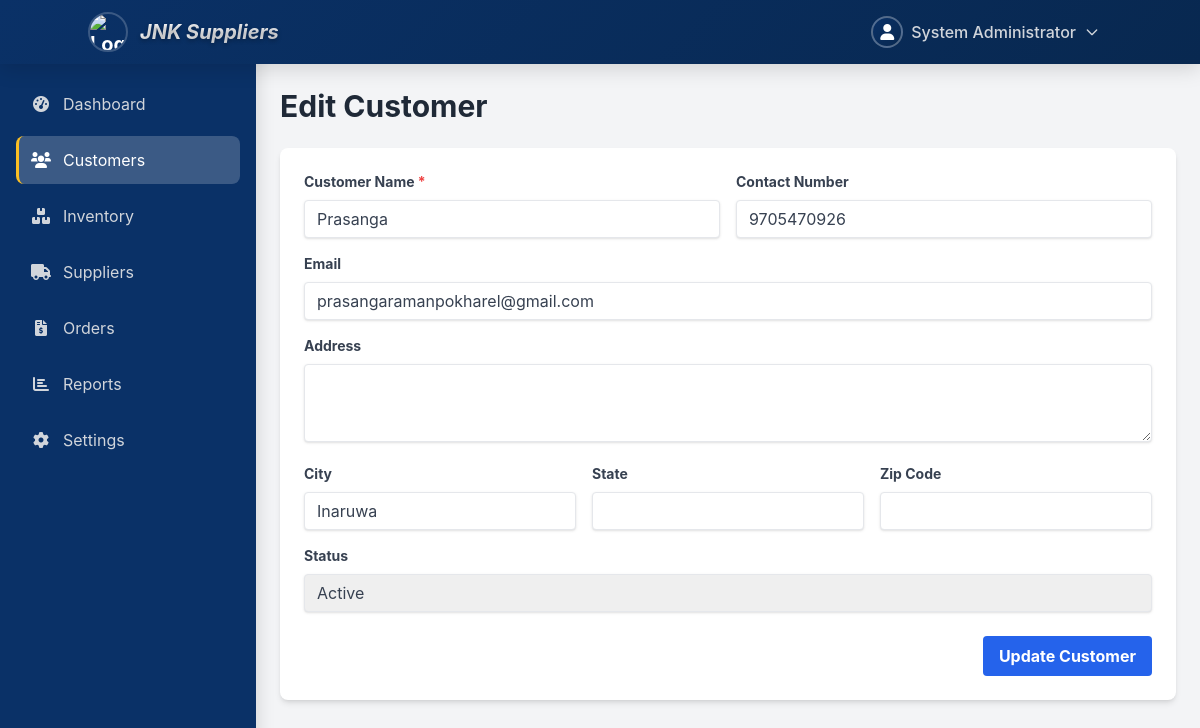
Screenshot of /customer/edit-customer.php?id=CUSTB167CD (signed in) with the database file from the repository.
### tables this page shows
CREATE TABLE `customers` (
  `id` int(11) NOT NULL,
  `customer_id` varchar(50) NOT NULL,
  `name` varchar(100) NOT NULL,
  `email` varchar(100) DEFAULT NULL,
  `phone` varchar(20) DEFAULT NULL,
  `address` text DEFAULT NULL,
  `city` varchar(50) DEFAULT NULL,
  `state` varchar(50) DEFAULT NULL,
  `zip_code` varchar(10) DEFAULT NULL,
  `country` varchar(50) DEFAULT 'USA',
  `status` enum('active','inactive') DEFAULT 'active',
  `total_purchases` decimal(10,2) DEFAULT 0.00,
  `total_paid` decimal(10,2) DEFAULT 0.00,
  `balance` decimal(10,2) DEFAULT 0.00,
  `created_at` timestamp NOT NULL DEFAULT current_timestamp(),
  `updated_at` timestamp NOT NULL DEFAULT current_timestamp() ON UPDATE current_timestamp()
);

### customer/edit-customer.php (the view, shortened to what this page needs)
<?php
$database = new Database();
$db = $database->getConnection();
$admin_info = ['name' => 'Guest'];
if (isset($_SESSION['admin_id'])) {
    $stmt = $db->prepare("SELECT name FROM admin WHERE id = :id");
    $stmt->bindParam(':id', $_SESSION['admin_id']);
    $stmt->execute();
    $admin_info = $stmt->fetch(PDO::FETCH_ASSOC);
}
$customer = null;
$message = '';
if (isset($_GET['id'])) {
    $customer_id = $_GET['id'];
    try {
        $stmt = $db->prepare("SELECT * FROM customers WHERE customer_id = :customer_id LIMIT 1");
        $stmt->bindParam(':customer_id', $customer_id);
        $stmt->execute();
        $customer = $stmt->fetch(PDO::FETCH_ASSOC);
    } catch (PDOException $e) {
        $message = 'Database error: ' . $e->getMessage();
        $message_type = 'error';
        error_log("Error fetching customer for edit: " . $e->getMessage());
    }
} else {
    $message = 'No customer ID provided.';
    $message_type = 'error';
}
?>
<!DOCTYPE html>
<html lang="en">
<head>
    <script src="https://cdn.tailwindcss.com"></script>
    <link rel="stylesheet" href="https://cdnjs.cloudflare.com/ajax/libs/font-awesome/6.0.0-beta3/css/all.min.css">
</head>
<body class="bg-gray-100">
    <?php include __DIR__ . '/../component/navbar.php'; ?>
    <div class="flex">
        <?php include __DIR__ . '/../component/sidebar.php'; ?>
        <main class="flex-1">
            <h1 class="text-3xl font-bold text-gray-800 mb-6">Edit Customer</h1>
            <?php if ($customer): ?>
                <div class="bg-white p-6 rounded-lg shadow-md">
                    <form action="edit-customer.php?id=<?php echo htmlspecialchars($customer['customer_id']); ?>" method="POST">
                        <div class="grid grid-cols-1 md:grid-cols-2 gap-4 mb-4">
                            <div>
                                <label for="name" class="block text-gray-700 text-sm font-bold mb-2">Customer Name <span class="text-red-500">*</span></label>
                                <input type="text" id="name" name="name" required
                                       value="<?php echo htmlspecialchars($customer['name']); ?>"
                                       class="shadow appearance-none border rounded w-full py-2 px-3 text-gray-700 leading-tight focus:outline-none focus:shadow-outline focus:border-blue-500">
                            </div>
                            <div>
                                <label for="phone" class="block text-gray-700 text-sm font-bold mb-2">Contact Number</label>
                                <input type="text" id="phone" name="phone"
                                       value="<?php echo htmlspecialchars($customer['phone'] ?? ''); ?>"
                                       class="shadow appearance-none border rounded w-full py-2 px-3 text-gray-700 leading-tight focus:outline-none focus:shadow-outline focus:border-blue-500">
                            </div>
                        </div>
                        <div class="mb-4">
                            <label for="email" class="block text-gray-700 text-sm font-bold mb-2">Email</label>
                            <input type="email" id="email" name="email"
                                   value="<?php echo htmlspecialchars($customer['email'] ?? ''); ?>"
                                   class="shadow appearance-none border rounded w-full py-2 px-3 text-gray-700 leading-tight focus:outline-none focus:shadow-outline focus:border-blue-500">
                        </div>
                        <div class="mb-4">
                            <label for="address" class="block text-gray-700 text-sm font-bold mb-2">Address</label>
                            <textarea id="address" name="address" rows="3"
                                      class="shadow appearance-none border rounded w-full py-2 px-3 text-gray-700 leading-tight focus:outline-none focus:shadow-outline focus:border-blue-500"><?php echo htmlspecialchars($customer['address'] ?? ''); ?></textarea>
                        </div>
                        <div class="grid grid-cols-1 md:grid-cols-3 gap-4 mb-4">
                            <div>
                                <label for="city" class="block text-gray-700 text-sm font-bold mb-2">City</label>
                                <input type="text" id="city" name="city"
                                       value="<?php echo htmlspecialchars($customer['city'] ?? ''); ?>"
                                       class="shadow appearance-none border rounded w-full py-2 px-3 text-gray-700 leading-tight focus:outline-none focus:shadow-outline focus:border-blue-500">
                            </div>
                            <div>
                                <label for="state" class="block text-gray-700 text-sm font-bold mb-2">State</label>
                                <input type="text" id="state" name="state"
                                       value="<?php echo htmlspecialchars($customer['state'] ?? ''); ?>"
                                       class="shadow appearance-none border rounded w-full py-2 px-3 text-gray-700 leading-tight focus:outline-none focus:shadow-outline focus:border-blue-500">
                            </div>
                            <div>
                                <label for="zip_code" class="block text-gray-700 text-sm font-bold mb-2">Zip Code</label>
                                <input type="text" id="zip_code" name="zip_code"
                                       value="<?php echo htmlspecialchars($customer['zip_code'] ?? ''); ?>"
                                       class="shadow appearance-none border rounded w-full py-2 px-3 text-gray-700 leading-tight focus:outline-none focus:shadow-outline focus:border-blue-500">
                            </div>
                        </div>
                        <div class="mb-6">
                            <label for="status" class="block text-gray-700 text-sm font-bold mb-2">Status</label>
                            <select id="status" name="status"
                                    class="shadow appearance-none border rounded w-full py-2 px-3 text-gray-700 leading-tight focus:outline-none focus:shadow-outline focus:border-blue-500">
                                <option value="active" <?php echo ($customer['status'] === 'active') ? 'selected' : ''; ?>>Active</option>
                            </select>
                        </div>
                        <div class="flex items-center justify-end">
                            <button type="submit"
                                    class="bg-blue-600 hover:bg-blue-700 text-white font-bold py-2 px-4 rounded focus:outline-none focus:shadow-outline">
                                Update Customer
                            </button>
                        </div>
                    </form>
                </div>
            <?php elseif (!$message): ?>
                <p class="text-gray-600 text-center">Loading customer data...</p>
            <?php endif; ?>
        </main>
    </div>
</body>
</html>

### component/navbar.php (shortened to what this page needs)
<nav class="header-nav header-shadow bg-primary text-white p-2 fixed w-full top-0 z-50">
    <div class="container mx-auto flex justify-between items-center">
        <a href="/dashboard.php" class="logo-container flex items-center text-xl font-bold">
            <img src="https://nutrinexas.shop/logo.svg" alt="Logo" class="logo-img h-10 w-10 mr-3 rounded-full">
            <span class="company-name italic">JNK Suppliers</span>
        </a>
        <div class="relative">
            <button id="userMenuButton" class="user-menu-button flex items-center text-gray-300 hover:text-white focus:outline-none">
                <div class="user-avatar w-8 h-8 rounded-full flex items-center justify-center mr-2">
                    <i class="fas fa-user text-white"></i>
                </div>
                <span class="font-medium"><?php echo htmlspecialchars($admin_info['name'] ?? 'Guest'); ?></span>
                <svg class="dropdown-arrow w-4 h-4 ml-2" fill="none" stroke="currentColor" viewBox="0 0 24 24">
                    <path stroke-linecap="round" stroke-linejoin="round" stroke-width="2"
                           d="M19 9l-7 7-7-7"></path>
                </svg>
            </button>
        </div>
    </div>
</nav>
<script src="../assets/js/tailwind.config.js"> </script>
<link rel="stylesheet" href="https://cdnjs.cloudflare.com/ajax/libs/font-awesome/6.0.0-beta3/css/all.min.css">

### customer/edit-customer.php (style rules this page uses)
body { font-family: 'Inter', sans-serif; }
main { margin-left: 16rem; margin-top: 4rem; padding: 1.5rem; }

### component/navbar.php (style rules this page uses)
.header-nav { background: linear-gradient(135deg, #0A3167 0%, #082850 100%); backdrop-filter: blur(10px); }
.logo-container { transition: transform 0.3s ease; }
.logo-img { border: 2px solid rgba(255, 255, 255, 0.2); }
.company-name { background: linear-gradient(45deg, #ffffff, #e5e7eb); -webkit-background-clip: text; -webkit-text-fill-color: transparent; background-clip: text; text-shadow: 0 2px 4px rgba(0, 0, 0, 0.3); }
.user-menu-button { transition: all 0.3s ease; border-radius: 12px; padding: 8px 12px; position: relative; overflow: hidden; }
.user-menu-button::before { content: ''; position: absolute; top: 0; left: -100%; width: 100%; height: 100%; background: linear-gradient(90deg, transparent, rgba(255,255,255,0.1), transparent); transition: left 0.6s ease; }
.user-avatar { background: linear-gradient(135deg, #0A3167, #082850); border: 2px solid rgba(255, 255, 255, 0.3); transition: all 0.3s ease; }
.dropdown-arrow { transition: transform 0.3s ease; }
.header-shadow { box-shadow: 0 4px 20px rgba(0, 0, 0, 0.15); }

### rows the page displays
customers: name "Prasanga", phone "9705470926", email "prasangaramanpokharel@gmail.com", city "Inaruwa", status "Active"

### other values shown
$admin_info['name'] "System Administrator"
